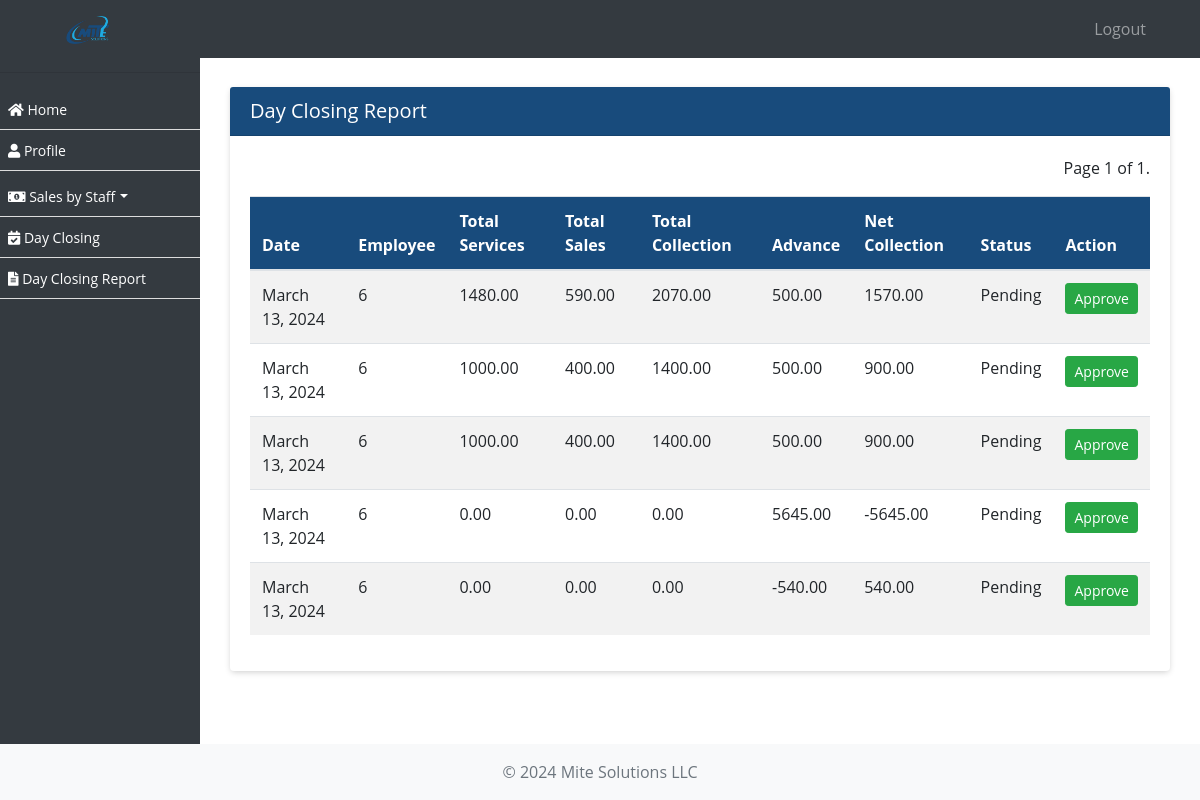
Before: /sale/day-closing-report/ (signed in) with the older database file.
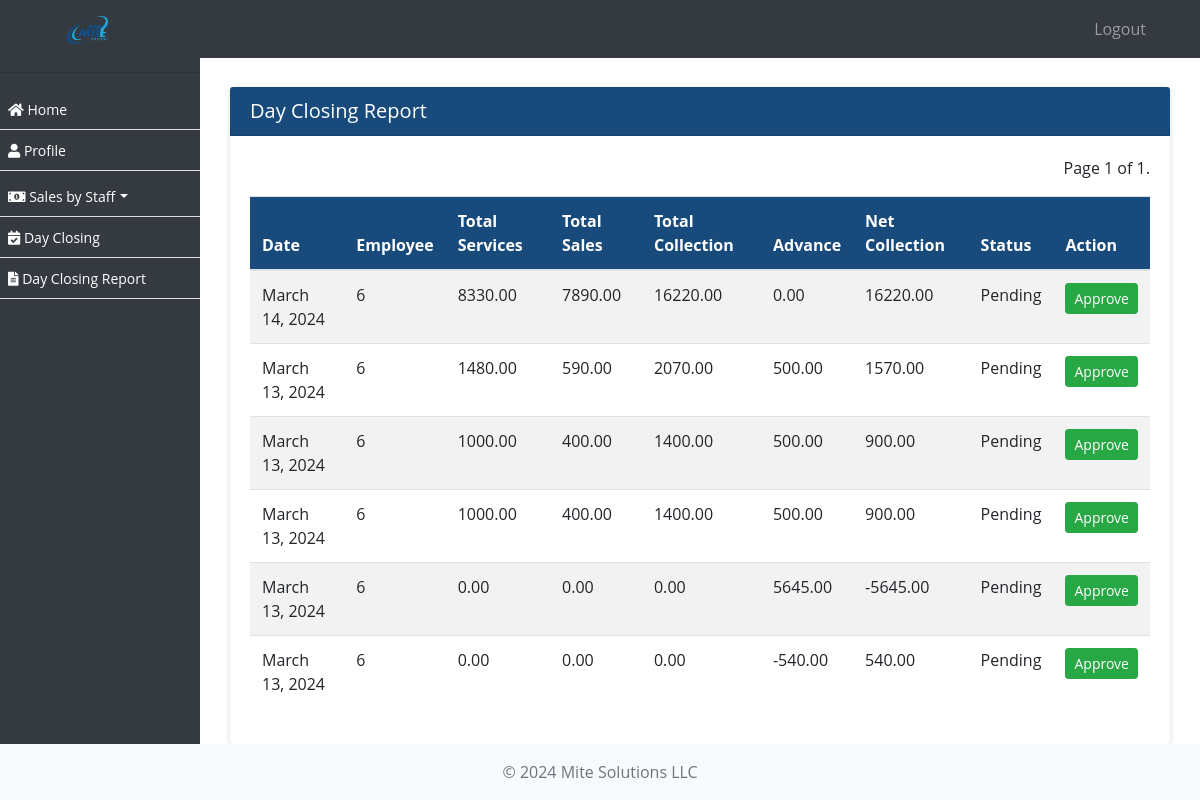
After: the same page with the newer database file.
### ezshopapp/models.py (models this page shows, shortened)
class DayClosing(models.Model):
    date = models.DateField()
    employee = models.ForeignKey(Employee, on_delete=models.CASCADE, blank=True, null=True)
    total_services = models.DecimalField(max_digits=8, decimal_places=2)
    total_sales = models.DecimalField(max_digits=8, decimal_places=2)
    total_collection = models.DecimalField(max_digits=8, decimal_places=2)
    advance = models.DecimalField(max_digits=8, decimal_places=2, blank=True, null=True)
    net_collection = models.DecimalField(max_digits=8, decimal_places=2)
    status = models.CharField(max_length=10, choices=STATUS_CHOICES, default='pending')
    created_on = models.DateTimeField(auto_now_add=True, null=True)

class Employee(models.Model):
    employee_id = models.CharField(max_length=10, unique=True)
    username = models.CharField(max_length=50, null=True)
    password = models.CharField(max_length=50, null=True)
    business_profile = models.CharField(max_length=255, null=True)
    business_profile_id = models.IntegerField(null=True)
    first_name = models.CharField(max_length=255)
    second_name = models.CharField(max_length=255)
    nationality = models.CharField(max_length=255)
    mobile_no = models.CharField(max_length=20, blank=True, null=True)
    passport_no = models.CharField(max_length=20, unique=True)
    passport_expiration_date = models.DateField()
    emirates_id = models.CharField(max_length=20, unique=True)
    id_expiration_date = models.DateField()
    basic_pay = models.DecimalField(max_digits=10, decimal_places=2)
    house_allowance = models.DecimalField(max_digits=10, decimal_places=2, default=0)
    transportation_allowance = models.DecimalField(max_digits=10, decimal_places=2, default=0)
    commission_percentage = models.DecimalField(max_digits=5, decimal_places=2, default=0, validators=[MinValueValidator(0)])
    joining_date = models.DateField()
    job_role = models.ForeignKey(Role, on_delete=models.SET_NULL, null=True)
    is_employee = models.BooleanField(default=True)
    created_on = models.DateTimeField(auto_now_add=True, null=True)

### ezshopapp/views.py (the view)
# urls.py: path('sale/day-closing-report/', day_closing_report, name='day_closing_report'),
def day_closing_report(request):
    logged_in_employee_id = request.session.get('employee_id')  # If using session
    day_closings_list = DayClosing.objects.filter(employee__id=logged_in_employee_id).order_by('-created_on')
    paginator = Paginator(day_closings_list, 10)
    page = request.GET.get('page')
    try:
        day_closings = paginator.page(page)
    except PageNotAnInteger:
        day_closings = paginator.page(1)
    except EmptyPage:
        day_closings = paginator.page(paginator.num_pages)
    return render(request, 'day_closing_report.html', {'day_closings': day_closings})

### ezshopapp/templates/day_closing_report.html (shortened to what this page needs)
{% extends 'emp_base.html' %}
{% block content %}
<div class="container-fluid">
    <div class="card mt-3">
        <div class="card-header">
            <h5 class="mb-0">Day Closing Report</h5>
        </div>
        <div class="card-body">
            <div class="pagination mb-3" style="float:right;">
                <span class="step-links">
                    <span class="current">
                        Page {{ day_closings.number }} of {{ day_closings.paginator.num_pages }}.
                    </span>
                </span>
            </div>
            <table class="table table-responsive-sm table-striped" style="width: 100%;">
                <thead>
                    <tr>
                        <th>Date</th>
                        <th>Employee</th>
                        <th>Total Services</th>
                        <th>Total Sales</th>
                        <th>Total Collection</th>
                        <th>Advance</th>
                        <th>Net Collection</th>
                        <th>Status</th>
                        <th>Action</th>
                    </tr>
                </thead>
                <tbody>
                    {% for day_closing in day_closings %}
                    <tr>
                        <td>{{ day_closing.date }}</td>
                        <td>{{ day_closing.employee.id }}</td>
                        <td>{{ day_closing.total_services }}</td>
                        <td>{{ day_closing.total_sales }}</td>
                        <td>{{ day_closing.total_collection }}</td>
                        <td>{{ day_closing.advance }}</td>
                        <td>{{ day_closing.net_collection }}</td>
                        <td class="text-capitalize">{{ day_closing.status }}</td>
                        <td>
                            <div class="d-flex justify-content-between align-items-center gap-3">
                                {% if day_closing.status == 'pending' %}
                                    <a href="{% url 'approve_day_closing' day_closing.id %}" class="btn btn-success btn-sm">Approve</a>
                                {% else %}
                                    <button class="btn btn-secondary btn-sm" disabled>Approved</button>
                                {% endif %}
                            </div>
                        </td>
                    </tr>
                    {% endfor %}
                </tbody>
            </table>
        </div>
    </div>
</div>
{% endblock %}

Changed rows visible on the page:
added DayClosing: date "March 14, 2024", employee.id "6", total_services "8330.00", total_sales "7890.00", total_collection "16220.00", advance "0.00", net_collection "16220.00", status "Pending", shows "Approve"
